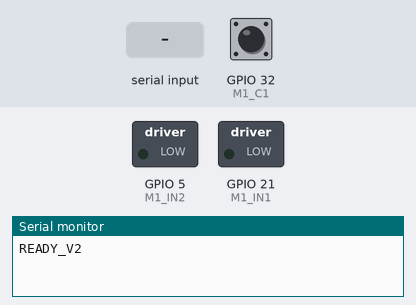
The sketch below on a simulated ESP32. Parts: switched loads named in the sketch (green lamp = pin HIGH), the last lines printed to the serial monitor. The inputs (shaded band) are chosen by the test bench; at power-on: GPIO 32 (M1_C1) HIGH.

Above: at 1.2 s.
1.3 s: "A" received over Serial
At 2.5 s:
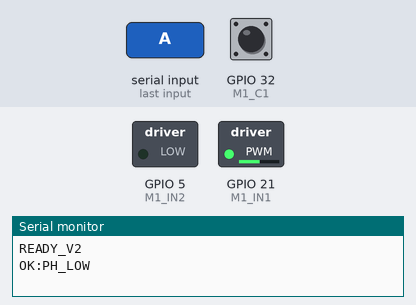
2.8 s: "B" received over Serial
At 3.7 s:
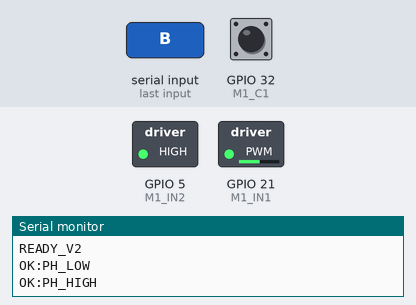
4.3 s: "S" received over Serial
At 4.8 s:
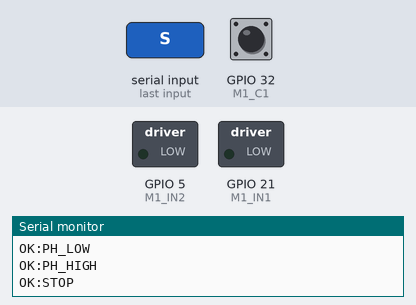
Timing chart, 0 to 7.3 s (numbered marks = the images above; inputs shaded):
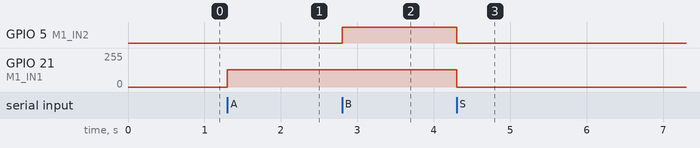

The sketch:

sketch_test_motor1.ino
```cpp
/*
 * TEST AUTOMATIZADO V2 - MOTOR 1 (N20 + DRV8876)
 * Pines: IN1=21, IN2=19, CS=36(VP), C1=32, C2=33
 */

const int M1_IN1 = 21;
const int M1_IN2 = 5;
const int M1_CS  = 36;
const int M1_C1  = 32;
const int M1_C2  = 33;

volatile long ticksM1 = 0;

void IRAM_ATTR isrM1() {
  if (digitalRead(M1_C2) == HIGH) ticksM1++; else ticksM1--;
}

void setup() {
  Serial.begin(115200);
  pinMode(M1_IN1, OUTPUT);
  pinMode(M1_IN2, OUTPUT);
  freno();

  pinMode(M1_C1, INPUT_PULLUP);
  pinMode(M1_C2, INPUT_PULLUP);
  attachInterrupt(digitalPinToInterrupt(M1_C1), isrM1, RISING);

  Serial.println("READY_V2");
}

void freno() {
  analogWrite(M1_IN1, 0);
  digitalWrite(M1_IN1, LOW);
  analogWrite(M1_IN2, 0);
  digitalWrite(M1_IN2, LOW);
}

void loop() {
  if (Serial.available() > 0) {
    char cmd = Serial.read();

    if (cmd == 'A') { // PH/EN Horario (IN1=PWM, IN2=LOW)
      digitalWrite(M1_IN2, LOW);
      analogWrite(M1_IN1, 130);
      Serial.println("OK:PH_LOW");
    }
    else if (cmd == 'B') { // PH/EN Antihorario (IN1=PWM, IN2=HIGH)
      digitalWrite(M1_IN2, HIGH);
      analogWrite(M1_IN1, 130);
      Serial.println("OK:PH_HIGH");
    }
    else if (cmd == 'S') { // Stop
      freno();
      Serial.println("OK:STOP");
    }
    else if (cmd == 'Z') { // Reset
      ticksM1 = 0;
      Serial.println("OK:ZERO");
    }
    else if (cmd == 'T') { // Telemetria
      int csVal = analogRead(M1_CS);
      Serial.printf("DATA:%ld,%d\n", ticksM1, csVal);
    }
    else if (cmd == 'P') {
      Serial.println("PONG");
    }
  }
}
```

Measured:
- after the input at 1.3 s, GPIO 21 (M1_IN1): 0/255 → 130/255 at once
- after the input at 2.8 s, GPIO 5 (M1_IN2): LOW → HIGH at once
- after the input at 4.3 s, GPIO 5 (M1_IN2): HIGH → LOW at once; GPIO 21 (M1_IN1): 130/255 → 0/255 at once
